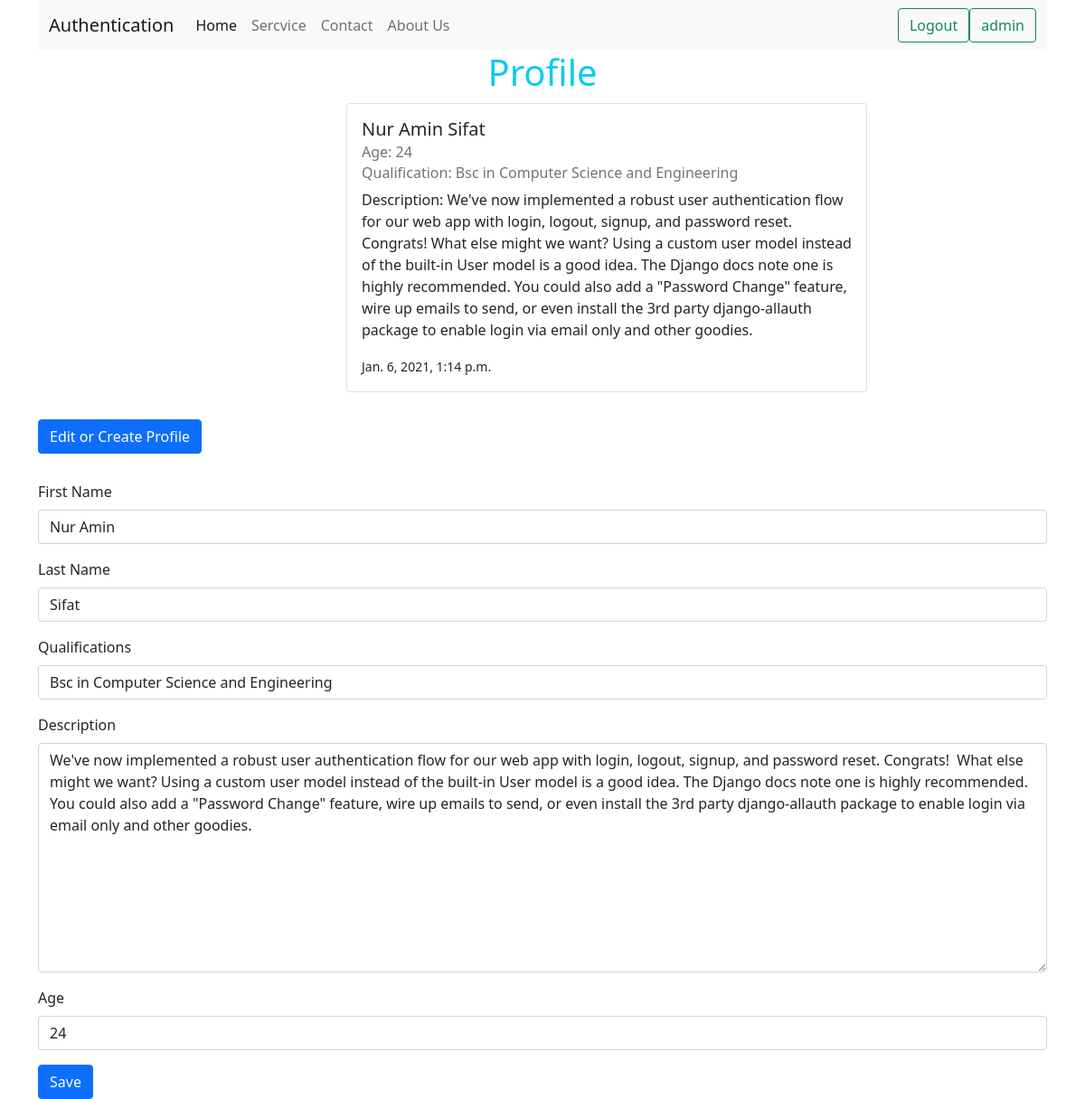
The app's page / (signed in) with its own data.
### app/models.py (models this page shows)
class Profile(models.Model):
    user = models.OneToOneField(User,on_delete=models.CASCADE)
    first_name = models.CharField(max_length=100)
    last_name = models.CharField(max_length=100)
    degree = models.CharField(max_length=1000,default='')
    description = models.TextField(default='')
    age = models.CharField(max_length=100,default= '')
    created_at = models.DateTimeField(auto_now_add=True)

### app/views.py (the view, shortened to what this page needs)
# urls.py: path('', views.HomeView.as_view(), name='home'),
class HomeView(View):
    def get(self, request):
        user = request.user
        print("User", user)
        if user.is_authenticated:
            try:
                profile = Profile.objects.get(user=user)
            except Profile.DoesNotExist:
                profile = Profile.objects.create(user=user, first_name='', last_name='', degree='', description='',
                                                 age='')
            form = UserEditForm(initial={
                'first_name': profile.first_name,
                'last_name': profile.last_name,
                'degree': profile.degree,
                'description': profile.description,
                'age': profile.age
            })
            return render(request, 'Home.html', {'profile': profile, 'form': form})
        else:
            return redirect('login-user')

### app/forms.py
class UserEditForm(forms.Form):
    first_name = forms.CharField(widget=forms.TextInput(attrs={'class': 'form-control','placeholder':'First Name'}), required=True, max_length=30)
    last_name = forms.CharField(widget=forms.TextInput(attrs={'class': 'form-control','placeholder':'Last Name'}), required=True, max_length=30)
    degree = forms.CharField(widget=forms.TextInput(attrs={'class': 'form-control','placeholder':'Qualifications'}), required=True, max_length=1000)
    description = forms.CharField(widget=forms.Textarea(attrs={'class': "form-control", 'placeholder': "Description"}))
    age = forms.CharField(widget=forms.TextInput(attrs={'class': "form-control", 'placeholder': "Description"}))

### app/templates/Home.html (shortened to what this page needs)
{% extends 'base.html' %}
{% block content %}
    <h1 class="text-center text-info " style="margin-bottom: 10px">Profile</h1>
    <div class="card" style="width: 36rem; margin-left: 341px;margin-bottom: 30px">
        {% if user.is_authenticated %}
            {% if profile %}
                <div class="card-body">
                    <h5 class="card-title">{{ profile.first_name }} {{ profile.last_name }}</h5>
                    <h6 class="card-subtitle mb-2 text-muted">Age: {{ profile.age }}</h6>
                    <h6 class="card-subtitle mb-2 text-muted">Qualification: {{ profile.degree }}</h6>
                    <p class="card-text">Description: {{ profile.description }}</p>
                <small>{{ profile.created_at }}</small>
                </div>
            {% endif %}
        {% endif %}
    </div>
    <div style="margin-top: 30px">
        <button type="button" id="btn" class="btn btn-primary">Edit or Create Profile</button>
    </div>
    <div id="form" style="margin-top: 30px;">
        <form method="post">
            <div class="mb-3">
                <label for="exampleInputEmail1" class="form-label">First Name</label>
                {{ form.first_name }}
            </div>
            <div class="mb-3">
                <label for="exampleInputPassword1" class="form-label">Last Name</label>
                {{ form.last_name }}
            </div>
            <div class="mb-3">
                <label for="exampleInputPassword1" class="form-label">Qualifications</label>
                {{ form.degree }}
            </div>
            <div class="mb-3">
                <label for="exampleInputPassword1" class="form-label">Description</label>
                {{ form.description }}
            </div>
            <div class="mb-3">
                <label for="exampleInputPassword1" class="form-label">Age</label>
                {{ form.age }}
            </div>
            <button type="submit" class="btn btn-primary">Save</button>
        </form>
{% endblock %}

### app/templates/base.html (shortened to what this page needs)
<!doctype html>
<html lang="en">
<head>
    <link href="https://cdn.jsdelivr.net/npm/bootstrap@5.0.0-beta1/dist/css/bootstrap.min.css" rel="stylesheet"
>
</head>
<body>
<div class="container" style="display: block;overflow: hidden">
    <nav class="navbar navbar-expand-lg navbar-light bg-light">
        <div class="container-fluid">
            <a class="navbar-brand" href="#">Authentication</a>
            <div class="collapse navbar-collapse" id="navbarSupportedContent">
                <ul class="navbar-nav me-auto mb-2 mb-lg-0">
                    <li class="nav-item">
                        <a class="nav-link active" aria-current="page" href="#">Home</a>
                    </li>
                    <li class="nav-item">
                        <a class="nav-link" href="#">Sercvice</a>
                    </li>
                    <li class="nav-item">
                        <a class="nav-link" href="#">Contact</a>
                    </li>
                    <li class="nav-item">
                        <a class="nav-link" href="#">About Us</a>
                    </li>
                </ul>
                {% if user.is_authenticated %}
                    <a href="{% url 'logout-user' %}" class="btn btn-outline-success">Logout</a>
                    <a href="" class="btn btn-outline-success ml-2">{{ user.username }}</a>
                {% else %}
                    <a href="{% url 'login-user' %}" class="btn btn-outline-success">Login</a>
                    <a href="{% url 'register-user' %}" class="btn btn-outline-success">Register</a>
                {% endif %}
            </div>
        </div>
    </nav>
</div>
<div class="container">
    {% block content %}
    {% endblock %}
</div>
</body>
</html>

### records on screen
Profile: first_name "Nur Amin", last_name "Sifat", age "24", degree "Bsc in Computer Science and Engineering", description "We've now implemented a robust user authentication flow for our web app with login, logout, signup, and password reset. Congrats! What else might we want? Using a custom user model instead of the built-in User model is a good idea. The Django docs note one is highly recommended. You could also add a \"Password Change\" feature, wire up emails to send, or even install the 3rd party django-allauth package to enable login via email only and other goodies.", created_at "Jan. 6, 2021, 1:14 p.m."

### other values on screen
{{ user.username }} "admin"
